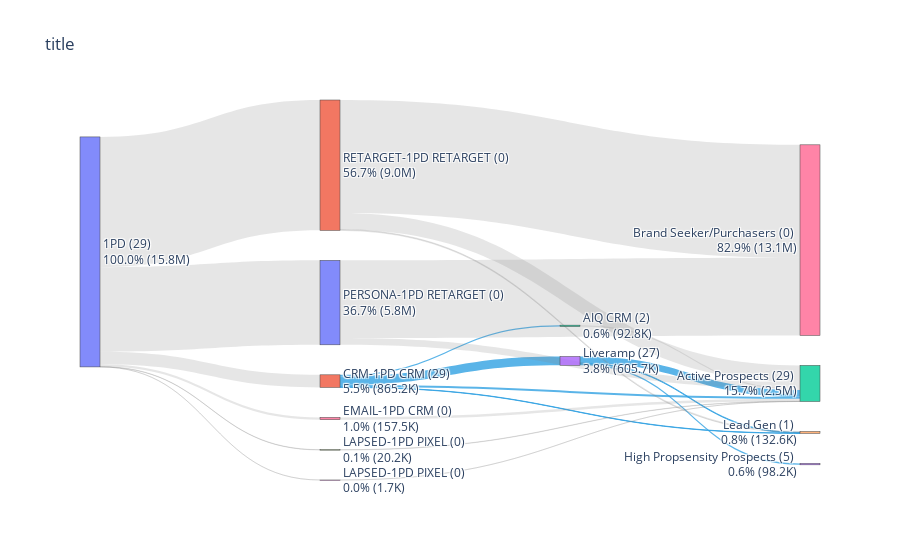

The notebook cell this image was saved under:
### Code cell
# Fix issue with 'Audience Type Name': 'CRM-1PD\xa0CRM'
df['Audience Type Name'] = df['Audience Type Name'].str.replace('CRM-1PD\xa0CRM', 'CRM-1PD CRM')

# Get Segments Unique Counts
filtered_df = df[(df['Segment ID'] != 0) & (df['Segment ID'] != '0')]
df_lvl1_seg = filtered_df.groupby(['Audience Type'])['Segment ID'].nunique().reset_index()
df_lvl2_seg = filtered_df.groupby(['Audience Type Name'])['Segment ID'].nunique().reset_index()
df_lvl3_seg = filtered_df.groupby(['Audience Source'])['Segment ID'].nunique().reset_index()
df_lvl4_seg = filtered_df.groupby(['Display Funnel Mapped'])['Segment ID'].nunique().reset_index()
df_lvl1_seg.rename(columns={'Audience Type':'Label', 'Segment ID':'Segments'}, inplace=True)
df_lvl2_seg.rename(columns={'Audience Type Name':'Label', 'Segment ID':'Segments'}, inplace=True)
df_lvl3_seg.rename(columns={'Audience Source':'Label', 'Segment ID':'Segments'}, inplace=True)
df_lvl4_seg.rename(columns={'Display Funnel Mapped':'Label', 'Segment ID':'Segments'}, inplace=True)
segment_df = pd.concat([df_lvl1_seg, df_lvl2_seg, df_lvl3_seg, df_lvl4_seg])
######

test = df.groupby(['Audience Type', 'Audience Type Name', 'Audience Source','Display Funnel Mapped'])['Spend'].sum().reset_index()

test3 = test.groupby(['Audience Type', 'Audience Type Name', 'Audience Source','Display Funnel Mapped'])['Spend'].sum().reset_index()
test3 = test3[(test3['Audience Source'] != '0')&(test3['Display Funnel Mapped'] != '0')]

test1 = test.groupby(['Audience Type','Audience Type Name'])['Spend'].sum().reset_index()
test1 = test1[(test1['Audience Type Name'] != '0')]

test2 = test.groupby(['Audience Type','Audience Type Name','Audience Source'])['Spend'].sum().reset_index()
test2 = test2[(test2['Audience Type Name'] != '0')&(test2['Audience Source'] != '0')]

test4 = test[test['Audience Source'] == '0'].groupby(['Audience Type', 'Audience Type Name', 'Display Funnel Mapped'])['Spend'].sum().reset_index()
test4 = test4[(test4['Audience Type Name'] != '0')&(test4['Display Funnel Mapped'] != '0')]

test1['Level'] = 1
test2['Level'] = 2
test3['Level'] = 4
test4['Level'] = 3

test1.rename(columns={'Audience Type':'Source', 'Audience Type Name':'Target', 'Spend':'Total'}, inplace=True)
test2.rename(columns={'Audience Type Name':'Source', 'Audience Source':'Target', 'Spend':'Total'}, inplace=True)
test3.rename(columns={'Audience Source':'Source', 'Display Funnel Mapped':'Target', 'Spend':'Total'}, inplace=True)
test4.rename(columns={'Audience Type Name':'Source', 'Display Funnel Mapped':'Target', 'Spend':'Total'}, inplace=True)

concat_df = pd.concat([
                       test1[['Source','Target','Total', 'Level']]
                       , test2[['Source','Target','Total', 'Level']]
                       , test3[['Source','Target','Total', 'Level']]
                        , test4[['Source','Target','Total', 'Level']]
                    ], ignore_index=True)
                    

unique_values = pd.unique(concat_df[['Source', 'Target']].values.ravel('K'))

mapping_df = pd.DataFrame({'Label': unique_values.tolist()
                                     , 'Value': [i for i in range(len(unique_values))]})


unique_values = pd.unique(concat_df[['Source', 'Target']].values.ravel('K'))
    
mapping_df = pd.DataFrame({'Label': unique_values.tolist()
                                          , 'Value': [i for i in range(len(unique_values))]})

# Replace values based on the mappings
concat_df['Source'] = concat_df['Source'].replace(mapping_df.set_index('Label')['Value'])
concat_df['Target'] = concat_df['Target'].replace(mapping_df.set_index('Label')['Value'])






# Create a list of columns to process
columns_to_process = ['Audience Type', 'Audience Type Name', 'Audience Source', 'Display Funnel Mapped']

# Create an empty DataFrame to store the results
result_df = pd.DataFrame()

# Loop through each column and calculate sums, percentages, and unique "Segment ID" counts
for column_name in columns_to_process:
    # Calculate sums and percentages
    grouped = df.groupby(column_name)['Spend'].sum().reset_index()
    grouped['Percentage'] = (grouped['Spend'] / grouped['Spend'].sum()) * 100
    grouped.rename(columns={column_name: 'Label'}, inplace=True)
    
    # Calculate unique "Segment ID" counts
    grouped_segment = df[(df['Segment ID'] != '0') & (df['Segment ID'] != 0)].groupby(column_name)['Segment ID'].nunique().reset_index()
    grouped_segment.rename(columns={column_name: 'Label', 'Segment ID': 'Segments'}, inplace=True)
    
    # Merge the two DataFrames
    merged_grouped = grouped.merge(grouped_segment, on='Label', how='left')
    
    # Append the result to result_df
    result_df = pd.concat([result_df, merged_grouped], axis=0, ignore_index=True)

# result_df now contains the combined results
result_df


merged_df = mapping_df.merge(result_df, on='Label', how='left')

merged_df.fillna(0,inplace=True)

merged_df['Label_x'] = merged_df['Label'] + " (" + merged_df['Segments'].apply(format_value) + ") " + "<br>" + merged_df['Percentage'].apply(lambda x: f'{x:.1f}%')+ " (" + merged_df['Spend'].apply(format_value) + ")"



############


# Sample data
source = concat_df['Source'].values.tolist()
target = concat_df['Target'].values.tolist()
value = concat_df['Total'].values.tolist()
labels = merged_df['Label_x'].values.tolist()

# List of colors for each link based on some condition or data
colors = generate_gray_tones(source)

# Create links
link = dict(source=source, target=target, value=value, color=colors)

# Create nodes
node = dict(label=labels, pad=30, thickness=20)

# Create a Sankey object
chart = go.Sankey(link=link, node=node, arrangement="snap")

# Build a figure
fig = go.Figure(chart)

# Add a title to the figure
fig.update_layout(title_text='title')

fig.show()

### Figure 1 — Plotly figure (JSON) as saved in the notebook; plotly's stock layout.template omitted (floating-point values rounded to 4 significant figures)
{"data": [{"arrangement": "snap", "link": {"color": ["rgba(128, 128, 128, 0.2)", "rgba(128, 128, 128, 0.2)", "rgba(128, 128, 128, 0.2)", "rgba(128, 128, 128, 0.2)", "rgba(128, 128, 128, 0.2)", "rgba(128, 128, 128, 0.2)", "rgba(128, 128, 128, 0.2)", "rgba(128, 128, 128, 0.2)", "rgba(128, 128, 128, 0.2)", "rgba(49, 162, 227, 0.8)", "rgba(49, 162, 227, 0.8)", "rgba(128, 128, 128, 0.2)", "rgba(49, 162, 227, 0.8)", "rgba(49, 162, 227, 0.8)", "rgba(49, 162, 227, 0.8)", "rgba(49, 162, 227, 0.8)", "rgba(128, 128, 128, 0.2)", "rgba(49, 162, 227, 0.8)", "rgba(49, 162, 227, 0.8)", "rgba(49, 162, 227, 0.8)", "rgba(49, 162, 227, 0.8)", "rgba(49, 162, 227, 0.8)", "rgba(128, 128, 128, 0.2)", "rgba(128, 128, 128, 0.2)", "rgba(128, 128, 128, 0.2)", "rgba(128, 128, 128, 0.2)", "rgba(128, 128, 128, 0.2)", "rgba(128, 128, 128, 0.2)", "rgba(128, 128, 128, 0.2)", "rgba(128, 128, 128, 0.2)", "rgba(128, 128, 128, 0.2)", "rgba(128, 128, 128, 0.2)", "rgba(128, 128, 128, 0.2)", "rgba(128, 128, 128, 0.2)"], "source": [0, 0, 0, 0, 0, 0, 0, 0, 0, 1, 1, 2, 3, 3, 3, 4, 5, 1, 1, 1, 1, 1, 6, 7, 8, 9, 10, 10, 10, 11, 11, 11, 11, 11], "target": [4, 5, 1, 6, 7, 8, 9, 10, 11, 2, 3, 12, 12, 13, 14, 12, 15, 12, 16, 15, 14, 17, 12, 12, 12, 15, 12, 16, 17, 12, 16, 15, 14, 17], "value": [0, 0, 865200.0, 157500.0, 20230.0, 1662.0, 0, 5813000.0, 8972000.0, 92780.0, 605700.0, 92780.0, 462800.0, 98200.0, 44660.0, 0, 0, 143800.0, 0, 0, 22920.0, 0, 157500.0, 20230.0, 1662.0, 0, 469400.0, 5344000.0, 0, 1133000.0, 7774000.0, 0, 65000.0, 0]}, "node": {"label": ["1PD (29) <br>100.0% (15.8M)", "CRM-1PD CRM (29) <br>5.5% (865.2K)", "AIQ CRM (2) <br>0.6% (92.8K)", "Liveramp (27) <br>3.8% (605.7K)", "CRM-1PD (0) <br>0.0% (0)", "CRM-1PD AUDIENCE (0) <br>0.0% (0)", "EMAIL-1PD CRM (0) <br>1.0% (157.5K)", "LAPSED-1PD PIXEL (0) <br>0.1% (20.2K)", "LAPSED-1PD PIXEL (0) <br>0.0% (1.7K)", "MEDIA-1PD MEDIA (0) <br>0.0% (0)", "PERSONA-1PD RETARGET (0) <br>36.7% (5.8M)", "RETARGET-1PD RETARGET (0) <br>56.7% (9.0M)", "Active Prospects (29) <br>15.7% (2.5M)", "High Propsensity Prospects (5) <br>0.6% (98.2K)", "Lead Gen (1) <br>0.8% (132.6K)", "Demand Creation (0) <br>0.0% (0)", "Brand Seeker/Purchasers (0) <br>82.9% (13.1M)", "No Funnel Specific Budget (0) <br>0.0% (0)"], "pad": 30, "thickness": 20}, "type": "sankey"}], "layout": {"title": {"text": "title"}}}
